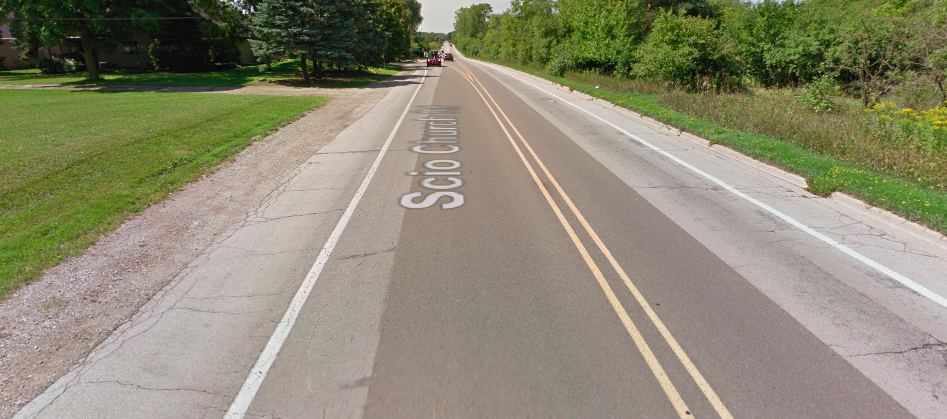
#> input picture Test/8.png, 947 x 419 px, found by its file name
$ python basic_autopilot.py   (older library calls are emulated)
#> lines starting #> are read from the running program, lines starting #| are printed output that depends on the picture; after the words box and inside, x2 and y2 are one past the last pixel; in counts of white or black regions, pixels touching at a corner belong together
import cv2
import numpy as np

def findContours(edges):
    # Finds the contours of Canny edges and computes the solidity
    for edge in edges:
        img2, contour, hierarchy = cv2.findContours(edge, 1, 2)
        contour_area =1# cv2.contourArea(contour)
        if(contour_area > 50):
            hull_area = cv2.contourArea(cv2.convexHull(contour))
            solidity = float(contour_area)/hull_area

def drawBoundingRects(img, edges):
    # Finds the contours of the Canny edges
    img2, contours, hierarchy = cv2.findContours(edges, 1, 2)
    for contour in contours:
        contour_area = cv2.contourArea(contour)
        if(contour_area > 10):
            print("Contour area: " + str(contour_area))
            # Finds the portion of the contour that is convex
            hull = cv2.convexHull(contour)
            hull_area = cv2.contourArea(hull)
            # Finds how much of the contour is occupied by a convex shape
            solidity = float(contour_area)/hull_area
            if solidity>0.05:
                rect = cv2.minAreaRect(contour)
                box = np.int0(cv2.boxPoints(rect))
                cv2.drawContours(img, [box], 0, (0,0,255))
                print(solidity)
    return img2

def findRoadLines(image_path):
    img = cv2.imread(image_path, 1)
#> img is the input picture: shape (419, 947, 3); mean B, G, R 114.5, 137.3, 140.6

    # Lower and upper ranges for yellow center lines and white lane lines
    center_lines_lower = np.array([0, 104, 210])
    center_lines_upper = np.array([255, 255, 255]) #([160, 234, 255])

    # Mask image using center_lines_lower and center_lines_upper
    res = cv2.inRange(img, center_lines_lower, center_lines_upper)
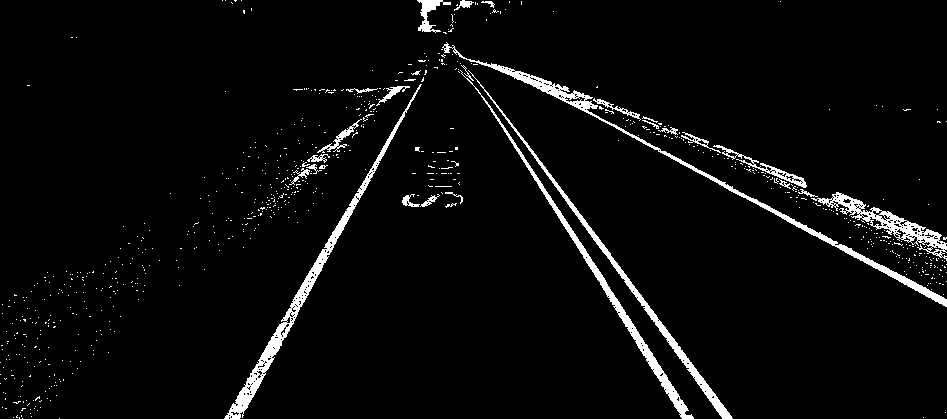
#> res: shape (419, 947); 4.1% white; 761 white regions (732 under 20 px), largest, box (x1, y1, x2, y2) and area: (442, 42, 947, 307) 3017, (224, 84, 422, 419) 2962, (460, 70, 694, 419) 2257

    # Morph closing on image
    kernel = np.ones((3,3), np.uint8)
    closed = cv2.morphologyEx(res, cv2.MORPH_CLOSE, kernel)
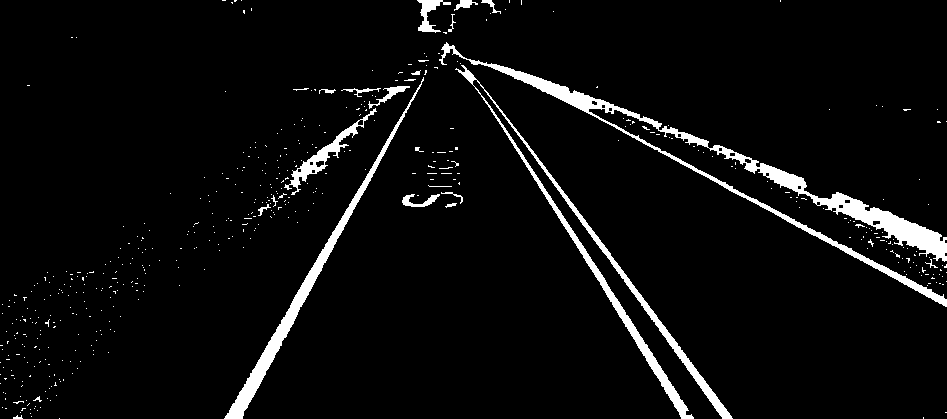
#> closed: shape (419, 947); 4.8% white; 493 white regions (470 under 20 px), largest, box (x1, y1, x2, y2) and area: (439, 42, 947, 307) 7659, (455, 65, 733, 419) 4503, (224, 77, 424, 419) 3260

    # Lower and upper canny thresholds
    lower_canny = 100
    upper_canny = 200

    # Use canny to detect edges
    edges = cv2.Canny(closed, lower_canny, upper_canny)
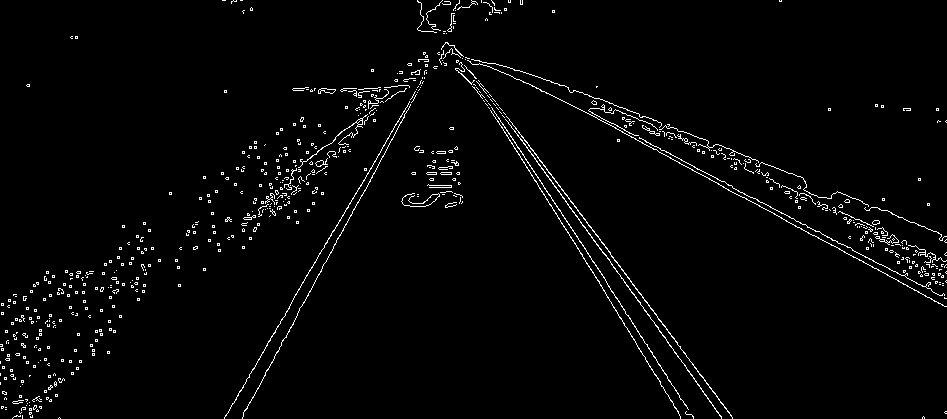
#> edges: shape (419, 947); 2.4% white in thin lines or dots
    # Fit lines to the canny edges
    lines = cv2.HoughLinesP(edges, 1, np.pi/180, 100, minLineLength=40, maxLineGap=10)
#> lines = 24 rows, first 6: [489, 97, 721, 416], [490, 105, 579, 241], [487, 105, 678, 411], [610, 254, 731, 415], [509, 119, 656, 314], [615, 128, 657, 150]

    # If thresholding didn't work, use the original image
#> (the run stopped early here; a loop or call above may not have finished)

$ run again, with Test/1.png copied over Test/8.png
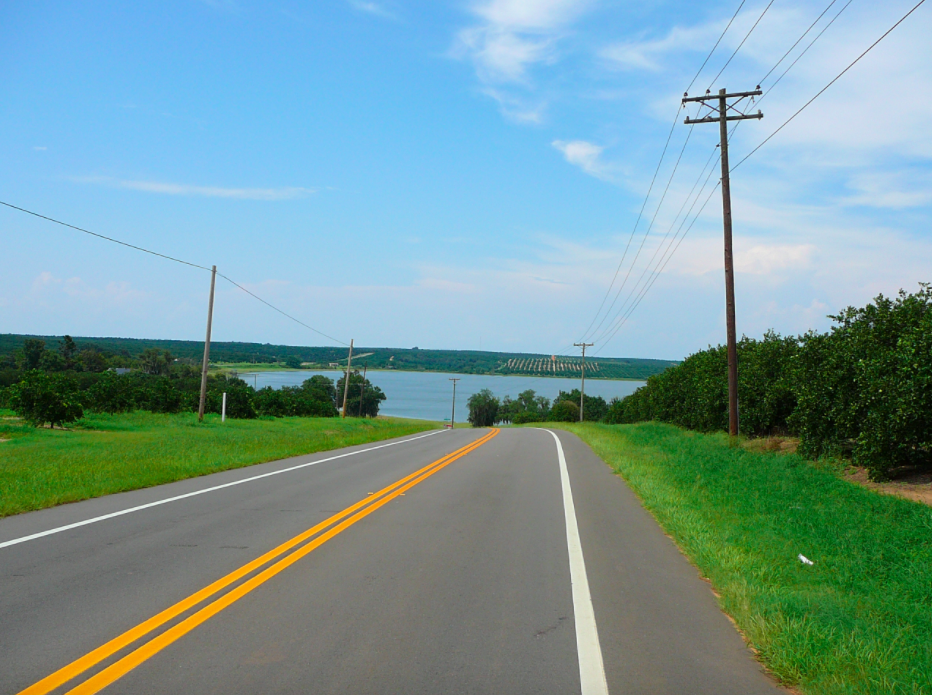
#> input picture Test/1.png, 932 x 695 px, found by its file name
#> in findRoadLines, img is the input picture: shape (695, 932, 3); mean B, G, R 152.9, 153.4, 118.2
#> in findRoadLines, `res = cv2.inRange(img, center_lines_lower, center_lines_upper)`:
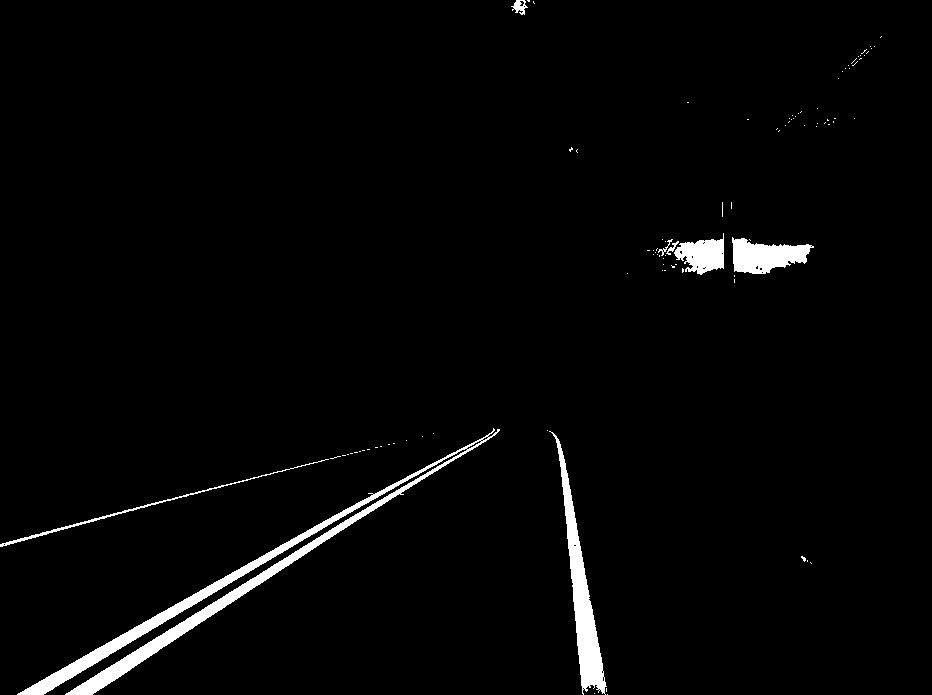
#> res: shape (695, 932); 2.5% white; 97 white regions (89 under 20 px), largest, box (x1, y1, x2, y2) and area: (17, 428, 500, 695) 8194, (549, 431, 607, 695) 3523, (732, 237, 814, 274) 1894
#> closed: shape (695, 932); 2.6% white; 68 white regions (59 under 20 px), largest, box (x1, y1, x2, y2) and area: (17, 428, 500, 695) 8404, (549, 431, 608, 695) 3593, (732, 237, 814, 274) 1937
#> in findRoadLines, `edges = cv2.Canny(closed, lower_canny, upper_canny)`:
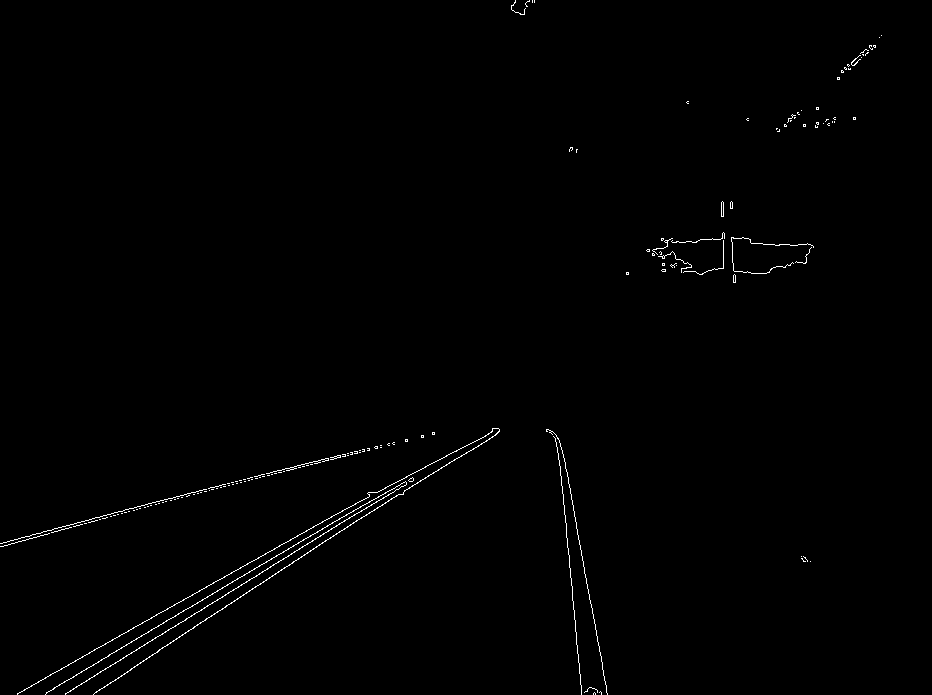
#> edges: shape (695, 932); 0.62% white in thin lines or dots
#> lines = 18 rows, first 6: [131, 668, 307, 553], [50, 674, 274, 549], [65, 693, 249, 579], [254, 568, 403, 482], [289, 468, 367, 448], [310, 550, 498, 432]

$ run again, with Test/10.png copied over Test/8.png
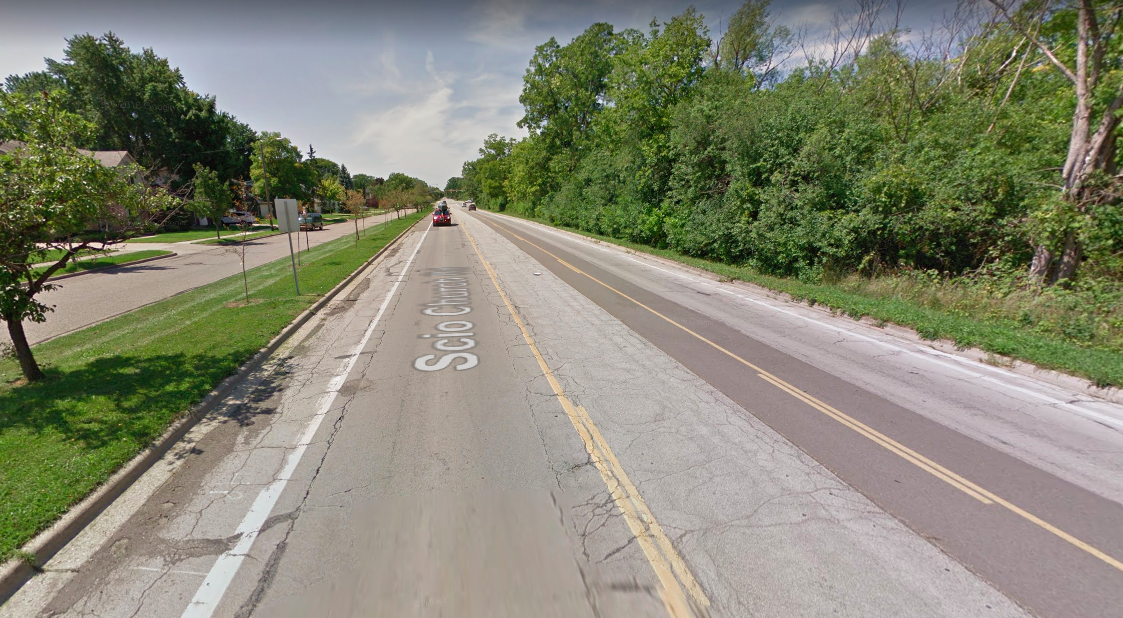
#> input picture Test/10.png, 1123 x 618 px, found by its file name
#> in findRoadLines, img is the input picture: shape (618, 1123, 3); mean B, G, R 116.1, 135.1, 134.3
#> in findRoadLines, `res = cv2.inRange(img, center_lines_lower, center_lines_upper)`:
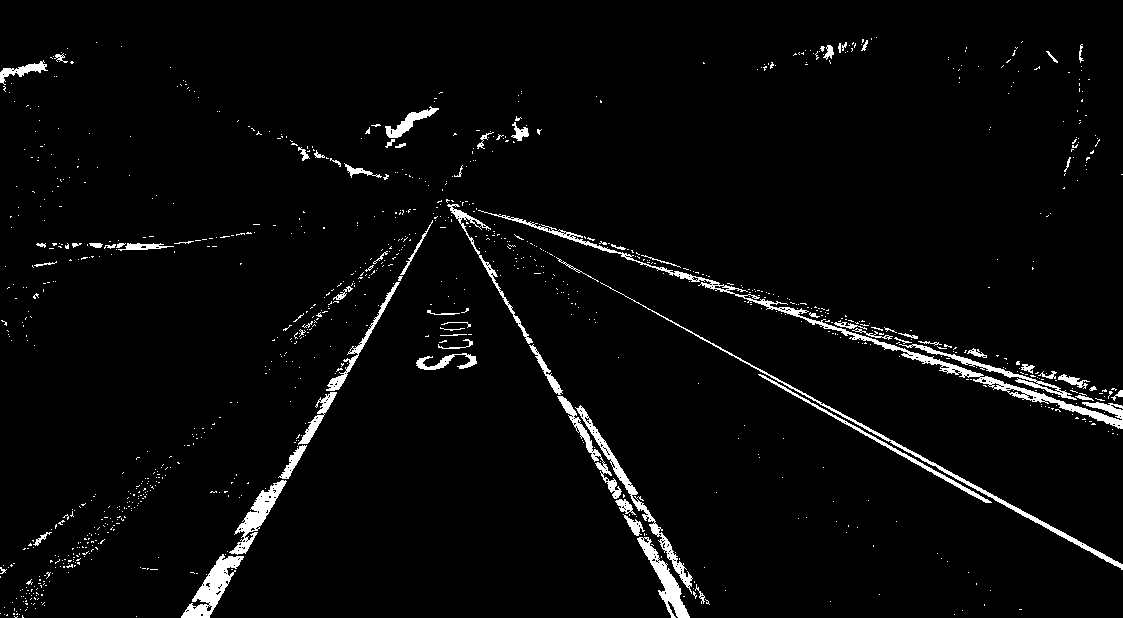
#> res: shape (618, 1123); 3.3% white; 1048 white regions (975 under 20 px), largest, box (x1, y1, x2, y2) and area: (478, 210, 1123, 429) 3627, (600, 282, 1123, 570) 1696, (181, 554, 244, 618) 1443
#> closed: shape (618, 1123); 4% white; 605 white regions (543 under 20 px), largest, box (x1, y1, x2, y2) and area: (478, 210, 1123, 429) 7346, (446, 199, 710, 618) 5676, (181, 216, 441, 618) 4787
#> in findRoadLines, `edges = cv2.Canny(closed, lower_canny, upper_canny)`:
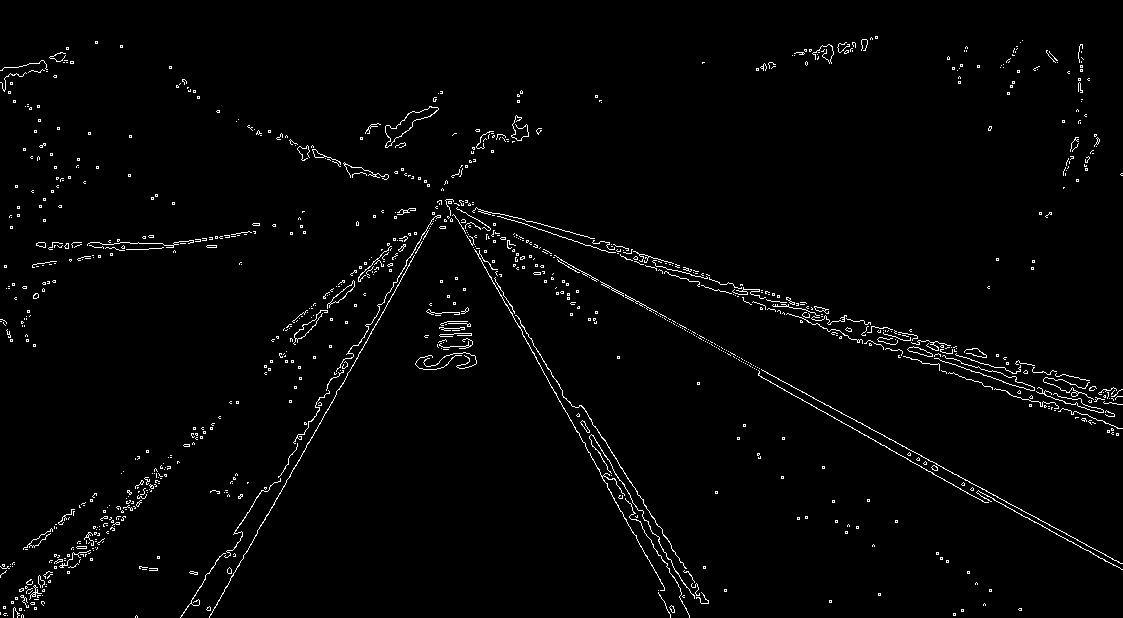
#> edges: shape (618, 1123); 1.9% white in thin lines or dots
#> lines = 64 rows, first 6: [586, 273, 813, 398], [491, 277, 664, 589], [640, 264, 716, 290], [719, 290, 819, 324], [907, 349, 1003, 381], [536, 222, 707, 274]

$ run again, with Test/11.png copied over Test/8.png
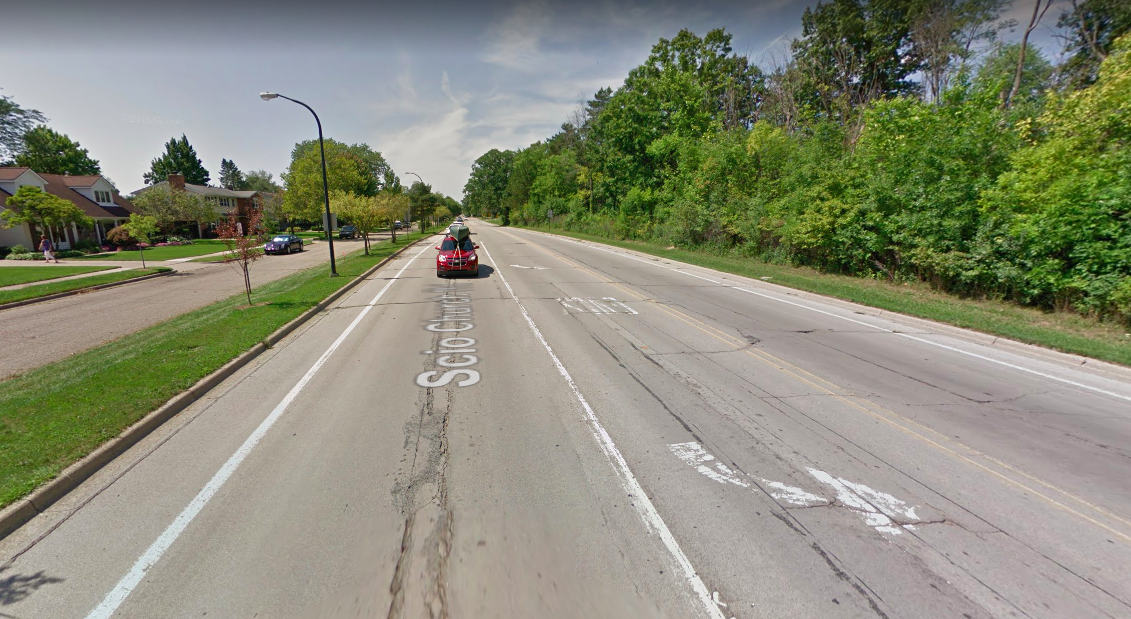
#> input picture Test/11.png, 1131 x 619 px, found by its file name
#> in findRoadLines, img is the input picture: shape (619, 1131, 3); mean B, G, R 120.6, 139.6, 137.6
#> in findRoadLines, `res = cv2.inRange(img, center_lines_lower, center_lines_upper)`:
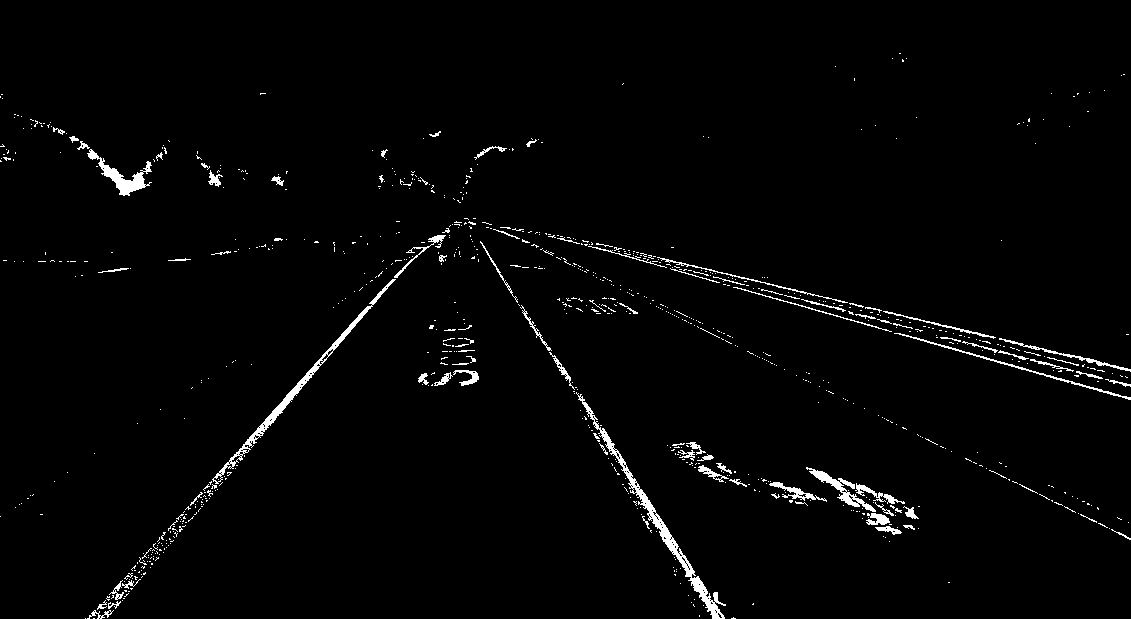
#> res: shape (619, 1131); 2% white; 883 white regions (793 under 20 px), largest, box (x1, y1, x2, y2) and area: (576, 392, 726, 619) 1858, (212, 279, 396, 484) 1420, (87, 149, 152, 196) 798
#> closed: shape (619, 1131); 2.4% white; 493 white regions (425 under 20 px), largest, box (x1, y1, x2, y2) and area: (518, 304, 726, 619) 2748, (185, 228, 450, 510) 2271, (806, 467, 919, 535) 1640
#> in findRoadLines, `edges = cv2.Canny(closed, lower_canny, upper_canny)`:
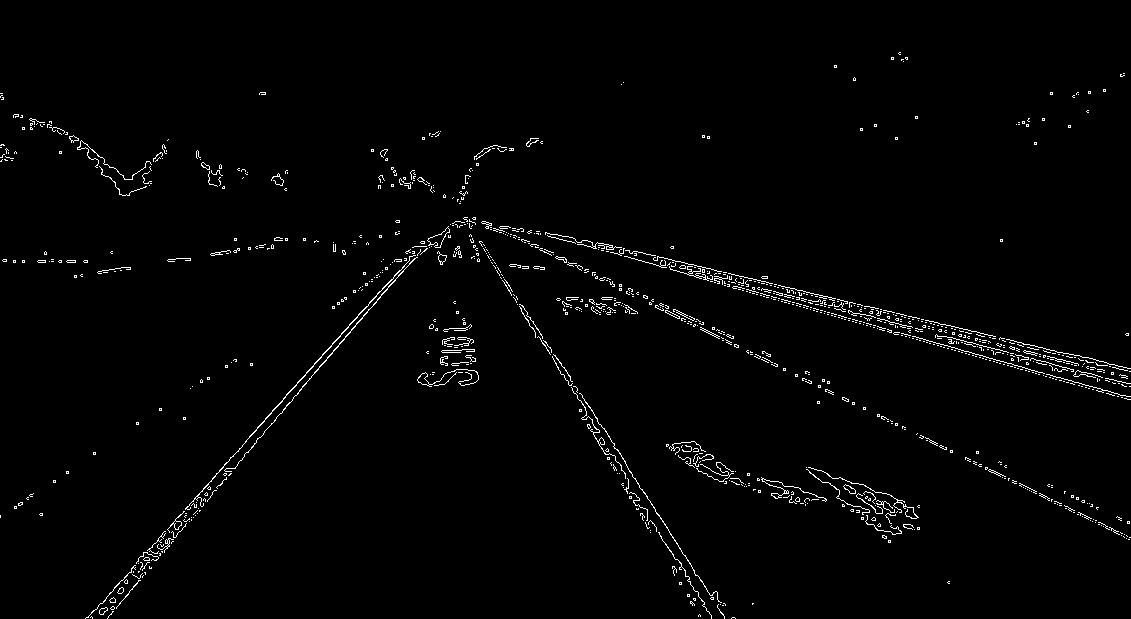
#> edges: shape (619, 1131); 1.6% white in thin lines or dots
#> lines = 44 rows, first 6: [131, 568, 428, 238], [672, 260, 916, 317], [809, 380, 865, 407], [649, 304, 865, 409], [966, 457, 1130, 537], [741, 287, 1089, 386]
